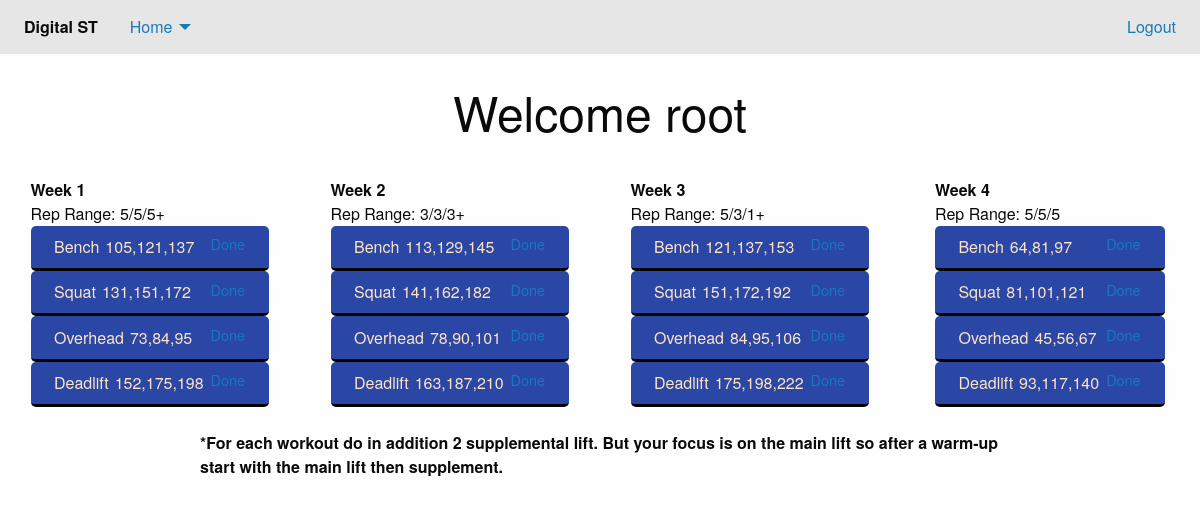
/home/ (signed in), run on the app's committed database.
### strength_trainer/models.py (models this page shows, shortened)
class WorkoutWeek(models.Model):
    length = 250
    name = models.CharField(max_length=length)
    prettyName = models.CharField(max_length=length)
    reps = models.CharField(max_length=length)
    bench = models.CharField(max_length=length)
    bench_done = models.BooleanField(default=False)
    squat = models.CharField(max_length=length)
    squat_done = models.BooleanField(default=False)
    deadlift = models.CharField(max_length=length)
    deadlift_done = models.BooleanField(default=False)
    overhead = models.CharField(max_length=length)
    overhead_done = models.BooleanField(default=False)
    associated_workout = models.ForeignKey(
        NewWorkout,
        on_delete=models.CASCADE
    )

### strength_trainer/views.py (the view, shortened to what this page needs)
# urls.py: path('home/', views.home),
@login_required(login_url="/")
def home(request):
    if request.method == "GET":
        cur_user = request.user
        has_workout = NewWorkout.objects.filter(user_id=cur_user.id).count()
        workout_dict = {}
        workout_dict['workout_weeks'] = []
        user_workout = NewWorkout.objects.get(user_id=cur_user.id)
        user_workout_weeks = WorkoutWeek.objects.filter(associated_workout=user_workout.id)
        for week in user_workout_weeks:
            workout_dict['workout_weeks'] += [{
                "name": week.name,
                "pretty_name": week.prettyName,
                "reps": week.reps,
                "bench": week.bench,
                "bench_done": week.bench_done,
                "squat": week.squat,
                "squat_done": week.squat_done,
                "deadlift": week.deadlift,
                "deadlift_done": week.deadlift_done,
                "overhead": week.overhead,
                "overhead_done": week.overhead_done,
            }]
        context = {
            "user": request.user.username,
            "hasWorkout": True,
            "workoutWeeks": workout_dict['workout_weeks'],
        }
        print(context)
        return render(request, "home.html", context)

### strength_trainer/templates/home.html (shortened to what this page needs)
{% extends "base.html" %}
{% load static %}
{% block css %}
<link rel="stylesheet" href="{% static "css/home.css" %}">
{% endblock css %}
{% block body %}
    <div class="grid-container">
        <div class="grid-x grid-padding-x">
            <div class="large-12 medium-12 small-12">&nbsp;</div>
            <div class='text-center large-12 medium-12 small-12'>
                <h1>Welcome {{ user }} </h1>
            </div>
            {% if hasWorkout %}
            <div class="large-12 medium-12 small-12">&nbsp;</div>
            {% for week in workoutWeeks %}
            <div class="large-3 medium-3 small-6">
                <div class="grid-y" style="height: 30%;">
                    <div class="grid-container">
                    <div class="large-12">
                        <strong>{{ week.pretty_name }}</strong>
                        Rep Range: {{week.reps}}
                    </div>
                        {% if week.bench_done %}
                        <div class="large-12 workout-divs done">
                            <div class="grid-container">
                                <p class="large-4 medium-3 small-3 workout-cell left-cell">Bench</p>
                                <p class="large-4 medium-3 small-3 workout-cell center-cell">{{ week.bench }}</p>
                            </div>
                        </div>
                        {% else %}
                        <div class="large-12 workout-divs">
                            <div class="grid-container">
                                <p class="large-4 medium-4 small-4 workout-cell left-cell">Bench</p>
                                <p class="large-4 medium-4 small-4 workout-cell center-cell">{{ week.bench }}</p>
                                <a class="large-4 medium-4 small-4 workout-cell right-cell clear button" href="/update/{{week.name}}/bench/">Done</a>
                            </div>
                        </div>
                        {% endif %}
                        {% if week.squat_done %}
                        <div class="large-12 workout-divs done">
                            <div class="grid-container">
                                <p class="large-4 medium-4 small-4 workout-cell left-cell">Squat</p>
                                <p class="large-4 medium-4 small-4 workout-cell center-cell">{{ week.squat }}</p>
                            </div>
                        </div>
                        {% else %}
                        <div class="large-12 workout-divs">
                            <div class="grid-container">
                                <p class="large-4 medium-4 small-4 workout-cell left-cell">Squat</p>
                                <p class="large-4 medium-4 small-4 workout-cell center-cell">{{ week.squat }}</p>
                                <a class="large-4 medium-4 small-4 workout-cell right-cell clear button" href="/update/{{week.name}}/squat/">Done</a>
                            </div>
                        </div>
                        {% endif %}
                        {% if week.overhead_done %}
                        <div class="large-12 workout-divs done">
                            <div class="grid-container">
                                <p class="large-4 medium-4 small-4 workout-cell left-cell">Overhead</p>
                                <p class="large-4 medium-4 small-4 workout-cell center-cell">{{ week.overhead }}</p>
                            </div>
                        </div>
                        {% else %}
                        <div class="large-12 workout-divs">
                            <div class="grid-container">
                                <p class="large-4 medium-4 small-4 workout-cell left-cell">Overhead</p>
                                <p class="large-4 medium-4 small-4 workout-cell center-cell">{{ week.overhead }}</p>
                                <a class="large-4 medium-4 small-4 workout-cell right-cell clear button" href="/update/{{week.name}}/overhead/">Done</a>
                            </div>
                        </div>
                        {% endif %}
                        {% if week.deadlift_done %}
                        <div class="large-12 workout-divs done">
                            <div class="grid-container">
                                <p class="large-4 medium-4 small-4 workout-cell left-cell">Deadlift</p>
                                <p class="large-4 medium-4 small-4 workout-cell center-cell">{{ week.deadlift }}</p>
                            </div>
                        </div>
                        {% else %}
                        <div class="large-12 workout-divs">
                            <div class="grid-container">
                                <p class="large-4 medium-4 small-4 workout-cell left-cell">Deadlift</p>
                                <p class="large-4 medium-4 small-4 workout-cell center-cell">{{ week.deadlift }}</p>
                                <a class="large-4 medium-4 small-4 workout-cell right-cell clear button" href="/update/{{week.name}}/deadlift/">Done</a>
                            </div>
                        </div>
                        {% endif %}
                    </div>
                </div>
            </div>
            {% endfor %}
            <div class="large-12 medium-12 small-12">&nbsp;</div>
            <div class="large-8 medium -8 small-12 large-offset-2">
                <strong>*For each workout do in addition 2 supplemental lift. But your focus is on the main lift so
                        after a warm-up start with the main lift then supplement.
                </strong>
            </div>
            {% endif %}
        </div>
    </div>
{% endblock %}

### strength_trainer/templates/base.html (shortened to what this page needs)
<!doctype html>
<html class="no-js" lang="en" dir="ltr">
  <head>
    {% load static %}
    <link rel="stylesheet" href="{% static "css/foundation.css" %}">
    <link rel="stylesheet" href="{% static "css/app.css" %}">
    <link rel="stylesheet" href="{% static "css/base.css" %}">
    {% block css %}
    {% endblock css %}
  </head>
  <body>
      {% if request.user.is_authenticated %}
      <div class="top-bar">
          <div class="top-bar-left">
            <ul class="dropdown menu" data-dropdown-menu>
              <li class="menu-text">Digital ST</li>
              <li>
                <a href="#">Home</a>
              </li>
            </ul>
          </div>
          <div class="top-bar-right">
            <ul class="menu">
              <li><a href="/logout/">Logout</a></li>
            </ul>
          </div>
    </div>
    {% endif %}
    {% block body %}
    {% endblock %}
  </body>
</html>

### strength_trainer/static/css/home.css (style rules this page uses)
.workout-divs { background-color: rgb(42, 71, 165); border-bottom: 3px solid black; border-radius: 5px; padding: .7vw; }
.workout-divs p { display: inline-block; color: bisque; }
.workout-cell { padding: 0px; margin: 0px; }
.right-cell { padding-left: .5vw; padding-top: .2vw; text-align: right; float: right; }
.center-cell { padding-left: .5vw; text-align: right; }
.left-cell { text-align: left; float: left; }

### data on the page
WorkoutWeek: pretty_name "Week 1", reps "5/5/5+", bench "105,121,137", squat "131,151,172", overhead "73,84,95", deadlift "152,175,198"
WorkoutWeek: pretty_name "Week 2", reps "3/3/3+", bench "113,129,145", squat "141,162,182", overhead "78,90,101", deadlift "163,187,210"
WorkoutWeek: pretty_name "Week 3", reps "5/3/1+", bench "121,137,153", squat "151,172,192", overhead "84,95,106", deadlift "175,198,222"
WorkoutWeek: pretty_name "Week 4", reps "5/5/5", bench "64,81,97", squat "81,101,121", overhead "45,56,67", deadlift "93,117,140"

### other printed values
{{ user }} "root"
